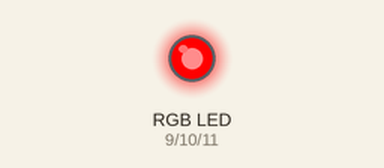
Simulated run of this sketch. Board: Arduino Uno, built with avr-gcc and run on an emulated ATmega328P. Parts: an RGB LED mixed from three pins (HIGH = lit).

Above: at 1.0 s.
At 5.0 s:
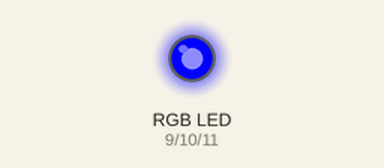
At 7.0 s:
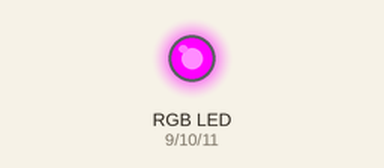
At 9.0 s:
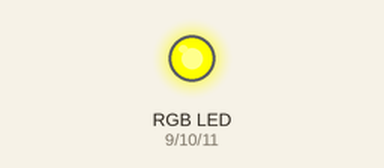
At 13.0 s:
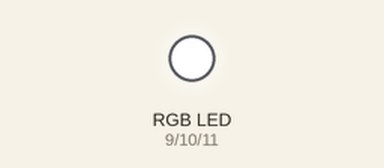
At 17.0 s:
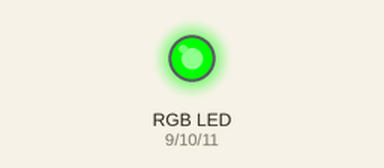
Timing chart, 0 to 18.2 s (numbered marks = the images above):
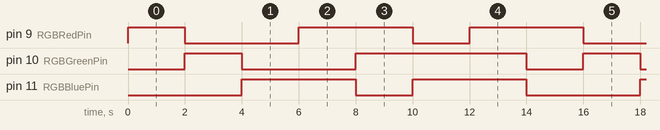

Measured:
- by itself, pin 9 (RGBRedPin): repeats every 14.0 s: LOW 4.0 s, HIGH 4.0 s, LOW 2.0 s, HIGH 4.0 s
- by itself, pin 10 (RGBGreenPin): repeats every 14.0 s: LOW 4.0 s, HIGH 6.0 s, LOW 2.0 s, HIGH 2.0 s
- by itself, pin 11 (RGBBluePin): repeats every 14.0 s: LOW 2.0 s, HIGH 4.0 s, LOW 4.0 s, HIGH 4.0 s

The sketch:

code.ino
```cpp
int RGBRedPin = 9;    // The red RGB LED is connected pin 9 of the Arduino.
int RGBGreenPin = 10; // The green RGB LED is connected pin 10 of the Arduino.
int RGBBluePin = 11;  // The blue RGB LED is connected pin 11 of the Arduino.
int waitTime = 2000;  // Sets the amount of time to wait between color changes.
void setup()
{                                 // The Setup function runs once.
    Serial.begin(9600);           // for printing output.
    pinMode(RGBRedPin, OUTPUT);   // Setup red RGB LED pin as an output pin.
    pinMode(RGBGreenPin, OUTPUT); // Setup green RGB LED pin as an output pin.
    pinMode(RGBBluePin, OUTPUT);  // Setup blue RGB LED pin as an output pin.
}
void loop()
{ // The loop function runs forever.
    level1();
    // level2();
    // level3();
}

void level1()
{
    // LEVEL1

    // Display Red
    digitalWrite(RGBRedPin, HIGH); // Turn on RED
    delay(waitTime);               // Wait for 2 seconds
    digitalWrite(RGBRedPin, LOW);  // Turn off Red
    // Display Green
    digitalWrite(RGBGreenPin, HIGH); // Turn on GREEN
    delay(waitTime);                 // Wait for 2 seconds
    digitalWrite(RGBGreenPin, LOW);  // Turn off GREEN
    // Display Blue
    digitalWrite(RGBBluePin, HIGH); // Turn on BLUE
    delay(waitTime);                // Wait for 2 seconds
    digitalWrite(RGBBluePin, LOW);  // Turn off BLUE
    // Display Magenta (Red + Blue)
    digitalWrite(RGBRedPin, HIGH);  // Turn on RED
    digitalWrite(RGBBluePin, HIGH); // Turn on BLUE
    delay(waitTime);                // Wait for 2 seconds
    digitalWrite(RGBRedPin, LOW);   // Turn off Red
    digitalWrite(RGBBluePin, LOW);  // Turn on BLUE
    // Display Yellow (Red + Green)
    digitalWrite(RGBRedPin, HIGH);   // Turn on RED
    digitalWrite(RGBGreenPin, HIGH); // Turn on GREEN
    delay(waitTime);                 // Wait for 2 seconds
    digitalWrite(RGBRedPin, LOW);    // Turn off Red
    digitalWrite(RGBGreenPin, LOW);  // Turn of GREEN
    // Display Cyan (Blue + Green)
    digitalWrite(RGBBluePin, HIGH);  // Turn on BLUE
    digitalWrite(RGBGreenPin, HIGH); // Turn on GREEN
    delay(waitTime);                 // Wait for 2 seconds
    digitalWrite(RGBBluePin, LOW);   // Turn of BLUE
    digitalWrite(RGBGreenPin, LOW);  // Turn off GREEN
    // Display White (Red + Blue + Green)
    digitalWrite(RGBRedPin, HIGH);   // Turn on RED
    digitalWrite(RGBBluePin, HIGH);  // Turn on BLUE
    digitalWrite(RGBGreenPin, HIGH); // Turn on GREEN
    delay(waitTime);                 // Wait for 2 seconds
    digitalWrite(RGBRedPin, LOW);    // Turn off RED
    digitalWrite(RGBBluePin, LOW);   // Turn off BLUE
    digitalWrite(RGBGreenPin, LOW);  // Turn off GREEN
}

void level2()
{
    // Challenge 2

    // Display Red
    digitalWrite(RGBRedPin, HIGH); // Turn on RED
    delay(750);                    // Wait for 750 milliseconds
    digitalWrite(RGBRedPin, LOW);  // Turn off Red
    // Display Green
    digitalWrite(RGBGreenPin, HIGH); // Turn on GREEN
    delay(750);                      // Wait for 750  milliseconds
    digitalWrite(RGBGreenPin, LOW);  // Turn off GREEN
    // Display Blue
    digitalWrite(RGBBluePin, HIGH); // Turn on BLUE
    delay(500);                     // Wait for 500 milliseconds
    digitalWrite(RGBBluePin, LOW);  // Turn off BLUE
    // Display Magenta (Red + Blue)
    digitalWrite(RGBRedPin, HIGH);  // Turn on RED
    digitalWrite(RGBBluePin, HIGH); // Turn on BLUE
    delay(1000);                    // Wait for 1 seconds
    digitalWrite(RGBRedPin, LOW);   // Turn off Red
    digitalWrite(RGBBluePin, LOW);  // Turn on BLUE
    // Display Yellow (Red + Green)
    digitalWrite(RGBRedPin, HIGH);   // Turn on RED
    digitalWrite(RGBGreenPin, HIGH); // Turn on GREEN
    delay(500);                      // Wait for 500 milliseconds
    digitalWrite(RGBRedPin, LOW);    // Turn off Red
    digitalWrite(RGBGreenPin, LOW);  // Turn of GREEN
    // Display Cyan (Blue + Green)
    digitalWrite(RGBBluePin, HIGH);  // Turn on BLUE
    digitalWrite(RGBGreenPin, HIGH); // Turn on GREEN
    delay(750);                      // Wait for 750 milliseconds
    digitalWrite(RGBBluePin, LOW);   // Turn of BLUE
    digitalWrite(RGBGreenPin, LOW);  // Turn off GREEN
    // Display White (Red + Blue + Green)
    digitalWrite(RGBRedPin, HIGH);   // Turn on RED
    digitalWrite(RGBBluePin, HIGH);  // Turn on BLUE
    digitalWrite(RGBGreenPin, HIGH); // Turn on GREEN
    delay(750);                      // Wait for 750 milliseconds
    digitalWrite(RGBRedPin, LOW);    // Turn off RED
    digitalWrite(RGBBluePin, LOW);   // Turn off BLUE
    digitalWrite(RGBGreenPin, LOW);  // Turn off GREEN

    Serial.println("5 SECONDS HAS PASSED");

    // Display Red
    digitalWrite(RGBRedPin, HIGH); // Turn on RED
    delay(750);                    // Wait for 750 miliseconds
    digitalWrite(RGBRedPin, LOW);  // Turn off Red
    // Display Green
    digitalWrite(RGBGreenPin, HIGH); // Turn on GREEN
    delay(750);                      // Wait for 750 milliseconds
    digitalWrite(RGBGreenPin, LOW);  // Turn off GREEN
    // Display Blue
    digitalWrite(RGBBluePin, HIGH); // Turn on BLUE
    delay(500);                     // Wait for 500 milliseconds
    digitalWrite(RGBBluePin, LOW);  // Turn off BLUE
    // Display Magenta (Red + Blue)
    digitalWrite(RGBRedPin, HIGH);  // Turn on RED
    digitalWrite(RGBBluePin, HIGH); // Turn on BLUE
    delay(1000);                    // Wait for 1 seconds
    digitalWrite(RGBRedPin, LOW);   // Turn off RED
    digitalWrite(RGBBluePin, LOW);  // Turn on BLUE
    // Display Yellow (Red + Green)
    digitalWrite(RGBRedPin, HIGH);   // Turn on RED
    digitalWrite(RGBGreenPin, HIGH); // Turn on GREEN
    delay(500);                      // Wait for 500 milliseconds
    digitalWrite(RGBRedPin, LOW);    // Turn off Red
    digitalWrite(RGBGreenPin, LOW);  // Turn of GREEN
    // Display Cyan (Blue + Green)
    digitalWrite(RGBBluePin, HIGH);  // Turn on BLUE
    digitalWrite(RGBGreenPin, HIGH); // Turn on GREEN
    delay(750);                      // Wait for 750 milliseconds
    digitalWrite(RGBBluePin, LOW);   // Turn of BLUE
    digitalWrite(RGBGreenPin, LOW);  // Turn off GREEN
    // Display White (Red + Blue + Green)
    digitalWrite(RGBRedPin, HIGH);   // Turn on RED
    digitalWrite(RGBBluePin, HIGH);  // Turn on BLUE
    digitalWrite(RGBGreenPin, HIGH); // Turn on GREEN
    delay(750);                      // Wait for 750 milliseconds
    digitalWrite(RGBRedPin, LOW);    // Turn off RED
    digitalWrite(RGBBluePin, LOW);   // Turn off BLUE
    digitalWrite(RGBGreenPin, LOW);  // Turn off GREEN

    Serial.println("5 SECONDS HAS PASSED");

    // Display Red
    digitalWrite(RGBRedPin, HIGH); // Turn on RED
    delay(750);                    // Wait for 750 milliseconds
    digitalWrite(RGBRedPin, LOW);  // Turn off Red
    // Display Green
    digitalWrite(RGBGreenPin, HIGH); // Turn on GREEN
    delay(750);                      // Wait for 750 milliseconds
    digitalWrite(RGBGreenPin, LOW);  // Turn off GREEN
    // Display Blue
    digitalWrite(RGBBluePin, HIGH); // Turn on BLUE
    delay(500);                     // Wait for 500 milliseconds
    digitalWrite(RGBBluePin, LOW);  // Turn off BLUE
    // Display Magenta (Red + Blue)
    digitalWrite(RGBRedPin, HIGH);  // Turn on RED
    digitalWrite(RGBBluePin, HIGH); // Turn on BLUE
    delay(1000);                    // Wait for 1 seconds
    digitalWrite(RGBRedPin, LOW);   // Turn off Red
    digitalWrite(RGBBluePin, LOW);  // Turn on BLUE
    // Display Yellow (Red + Green)
    digitalWrite(RGBRedPin, HIGH);   // Turn on RED
    digitalWrite(RGBGreenPin, HIGH); // Turn on GREEN
    delay(500);                      // Wait for 500 milliseconds
    digitalWrite(RGBRedPin, LOW);    // Turn off Red
    digitalWrite(RGBGreenPin, LOW);  // Turn of GREEN
    // Display Cyan (Blue + Green)
    digitalWrite(RGBBluePin, HIGH);  // Turn on BLUE
    digitalWrite(RGBGreenPin, HIGH); // Turn on GREEN
    delay(750);                      // Wait for 750 milliseconds
    digitalWrite(RGBBluePin, LOW);   // Turn of BLUE
    digitalWrite(RGBGreenPin, LOW);  // Turn off GREEN
    // Display White (Red + Blue + Green)
    digitalWrite(RGBRedPin, HIGH);   // Turn on RED
    digitalWrite(RGBBluePin, HIGH);  // Turn on BLUE
    digitalWrite(RGBGreenPin, HIGH); // Turn on GREEN
    delay(750);                      // Wait for 750 milliseconds
    digitalWrite(RGBRedPin, LOW);    // Turn off RED
    digitalWrite(RGBBluePin, LOW);   // Turn off BLUE
    digitalWrite(RGBGreenPin, LOW);  // Turn off GREEN

    Serial.println("5 SECONDS HAS PASSED");
}

void level3()

// Challenge 3

{

    for (int i = 0; i < 9; i = i + 3) // for increasing the time as 1 cycle ends for 10 cycle.
    {
        Serial.print(i);
        Serial.print(",");
        // Display Red
        digitalWrite(RGBRedPin, HIGH); // Turn on RED
        delay(i);                      // Wait for 2 seconds
        digitalWrite(RGBRedPin, LOW);  // Turn off Red
        // Display Green
        digitalWrite(RGBGreenPin, HIGH); // Turn on GREEN
        delay(i);                        // Wait for 2 seconds
        digitalWrite(RGBGreenPin, LOW);  // Turn off GREEN
        // Display Blue
        digitalWrite(RGBBluePin, HIGH); // Turn on BLUE
        delay(i);                       // Wait for 2 seconds
        digitalWrite(RGBBluePin, LOW);  // Turn off BLUE
        // Display Magenta (Red + Blue)
        digitalWrite(RGBRedPin, HIGH);  // Turn on RED
        digitalWrite(RGBBluePin, HIGH); // Turn on BLUE
        delay(i);                       // Wait for 2 seconds
        digitalWrite(RGBRedPin, LOW);   // Turn off Red
        digitalWrite(RGBBluePin, LOW);  // Turn on BLUE
        // Display Yellow (Red + Green)
        digitalWrite(RGBRedPin, HIGH);   // Turn on RED
        digitalWrite(RGBGreenPin, HIGH); // Turn on GREEN
        delay(i);                        // Wait for 2 seconds
        digitalWrite(RGBRedPin, LOW);    // Turn off Red
        digitalWrite(RGBGreenPin, LOW);  // Turn of GREEN
        // Display Cyan (Blue + Green)
        digitalWrite(RGBBluePin, HIGH);  // Turn on BLUE
        digitalWrite(RGBGreenPin, HIGH); // Turn on GREEN
        delay(i);                        // Wait for 2 seconds
        digitalWrite(RGBBluePin, LOW);   // Turn of BLUE
        digitalWrite(RGBGreenPin, LOW);  // Turn off GREEN
        // Display White (Red + Blue + Green)
        digitalWrite(RGBRedPin, HIGH);   // Turn on RED
        digitalWrite(RGBBluePin, HIGH);  // Turn on BLUE
        digitalWrite(RGBGreenPin, HIGH); // Turn on GREEN
        delay(i);                        // Wait for 2 seconds
        digitalWrite(RGBRedPin, LOW);    // Turn off RED
        digitalWrite(RGBBluePin, LOW);   // Turn off BLUE
        digitalWrite(RGBGreenPin, LOW);  // Turn off GREEN

        delay(1000); // delay is used to know that cycle ends
    }
}
```
